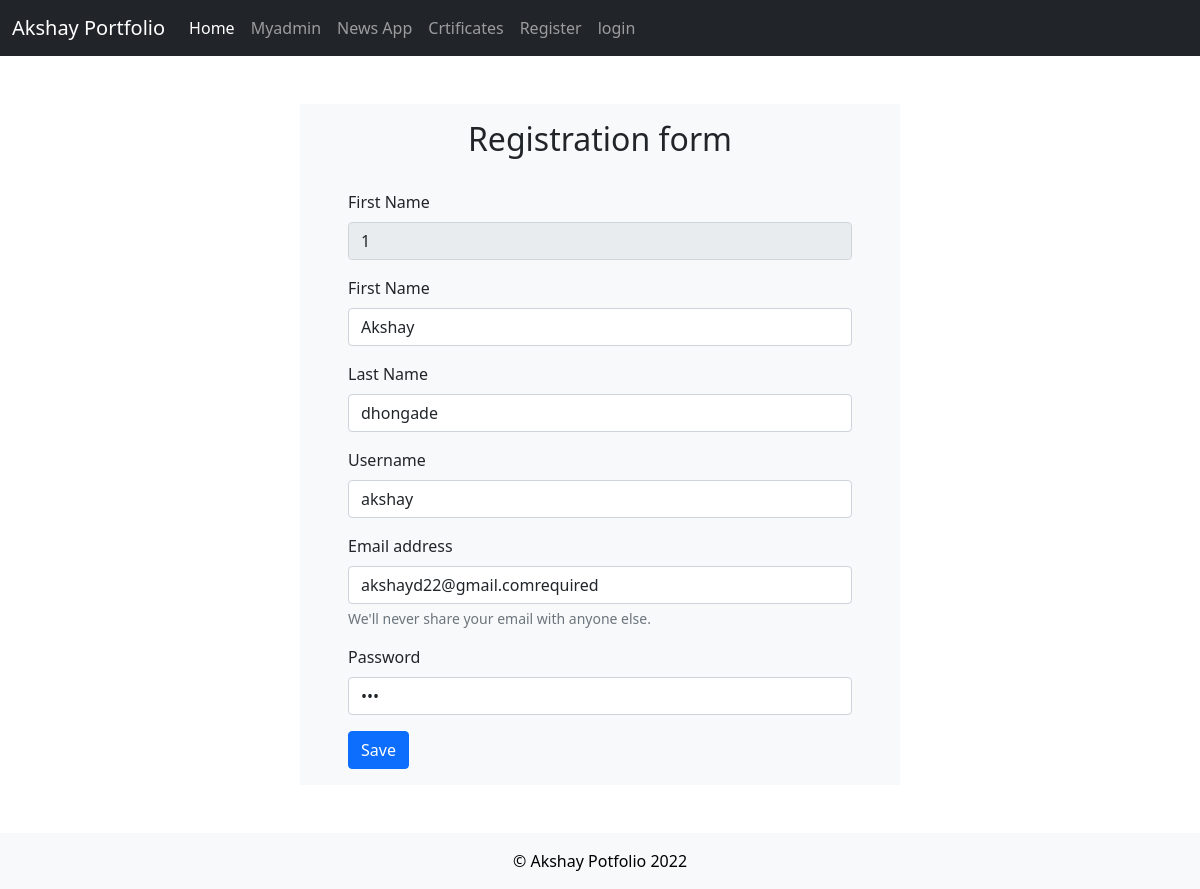
The page /find?q=1 on the database its author committed.
### mycrudapp/models.py (models this page shows, shortened)
class Register(models.Model):
    first_name = models.CharField(max_length=50)
    last_name = models.CharField(max_length=50)
    username = models.CharField(max_length=50)
    email = models.CharField(max_length=50)
    password = models.CharField(max_length=50)

### mycrudapp/views.py (the view)
# urls.py: path('find', views.find, name="find"),
def find(request):
    userid = request.GET["q"]
    s = Register.objects.get(id=userid)
    return render(request, "find.html", {'s': s})

### templates/find.html (shortened to what this page needs)
{% extends 'base.html' %}
{% block body %}
<form action="updatedata" class="bg-light mx-auto my-5 py-3 px-5 w-50 " method="POST">
    <h2 class="text-center ">Registration form</h2><br>
    <div class="mb-3">
        <label for="txtid" class="form-label">First Name</label>
        <input type="text" class="form-control" name="txtid" value="{{s.id}}" readonly>
    </div>
    <div class="mb-3">
        <label for="First Name" class="form-label">First Name</label>
        <input type="text" class="form-control" name="fname" value="{{s.first_name}}" required>
    </div>
    <div class="mb-3">
        <label for="Last Name" class="form-label">Last Name</label>
        <input type="text" class="form-control" name="lname" value="{{s.last_name}}" required>
    </div>
    <div class="mb-3">
        <label for="username" class="form-label">Username</label>
        <input type="text" class="form-control" name="username" value={{s.username}} required>
    </div>
    <div class="mb-3">
        <label for="exampleInputEmail1" class="form-label">Email address</label>
        <input type="email" class="form-control" name="email" value={{s.email}}required>
        <div id="emailHelp" class="form-text">We'll never share your email with anyone else.</div>
    </div>
    <div class="mb-3">
        <label for="password" class="form-label">Password</label>
        <input type="password" class="form-control" name="pass" value={{s.password}} required>
    </div>
    <button type="submit" class="btn btn-primary">Save</button>
</form>
{% endblock body %}

### rows shown on the page
Register: txtid "1", fname "Akshay", lname "dhongade", username "akshay", email "akshayd22@gmail.comrequired"
